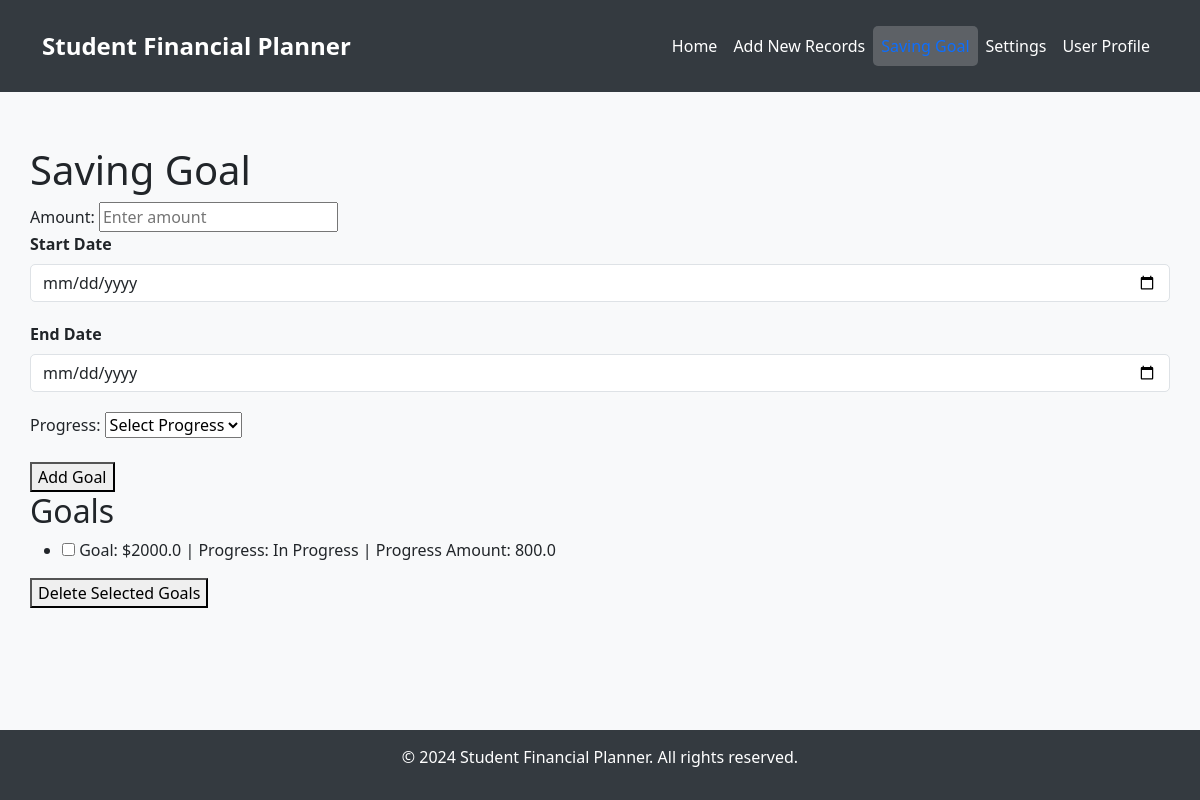
The page /savingGoal (signed in) on the database its author committed.
### database.py (models this page shows, shortened)
class Saving_Goal(db.Model):
    __tablename__ = 'saving_goal'
    saving_goal_id = db.Column(db.Integer, primary_key=True, autoincrement=True)
    user_id = db.Column(db.Integer, db.ForeignKey('user.user_id'), nullable=True)
    amount = db.Column(db.Float)
    start_date = db.Column(db.DateTime)
    end_date = db.Column(db.DateTime)
    progress = db.Column(db.String(100))
    progress_amount = db.Column(db.Float)

### app.py (the view, shortened to what this page needs)
@app.route('/savingGoal', methods=['GET', 'POST'])
def show_saving_goal_page():
    if 'user_id' not in session:
        return render_template('login.html')
    user_id = session.get('user_id')
    goals = Saving_Goal.query.filter_by(user_id=user_id).all()  # Only fetch goals for the logged-in user
    return render_template('savingGoal.html', active_page='savingGoal', goals=goals)

### templates/savingGoal.html (shortened to what this page needs)
{% extends "base.html" %}
{% block content %}
<h1>Saving Goal</h1>
<div class="goal-form">
    <form method="POST" action="/savingGoal">
        <label for="amount">Amount:</label>
        <input type="number" id="amount" name="amount" placeholder="Enter amount" required><br>
        <div class="form-group" style="margin-bottom: 20px;">
            <label class="form-label" for="start-date">Start Date</label>
            <input type="date" id="start-date" name="start-date" class="form-control" lang="en" required>
        </div>
        <div class="form-group" style="margin-bottom: 20px;">
            <label class="form-label" for="end-date">End Date</label>
            <input type="date" id="end-date" name="end-date" class="form-control" lang="en" required>
        </div>
        <label for="progress">Progress:</label>
        <select id="progress" name="progress" required>
        <option value="">Select Progress</option>
        </select><br>
    <input type="number" id="progress-amount" name="progress_amount" style="display:none;" placeholder="Progress amount"><br>
        <button type="submit">Add Goal</button>
    </form>
</div>
<div id="goal-list">
    <h2>Goals</h2>
    <form method="POST" action="/delete_selected_goals" id="delete-goals-form">
        <ul id="goal-list-items">
            {% for goal in goals %}
            <li>
                <input type="checkbox" name="goal_ids" value="{{ goal.saving_goal_id }}">
                Goal: ${{ goal.amount }} | Progress: {{ goal.progress }} | Progress Amount: {{ goal.progress_amount }}
            </li>
            {% else %}
            <li>No goals added yet.</li>
            {% endfor %}
        </ul>
        <button type="submit" id="delete-selected-goals" {% if goals|length == 0 %}disabled{% endif %}>Delete Selected Goals</button>
    </form>
</div>
{% endblock %}

### static/css/styles.css (style rules this page uses)
:root { --primary-color: #0d6efd; --secondary-color: #6c757d; --accent-color: #198754; --background-color: #f8f9fa; --header-bg-color: #343a40; --header-text-color: #ffffff; --footer-bg-color: #343a40; --footer-text-color: #ffffff; --card-bg-color: #ffffff; --card-border-color: #dee2e6; --button-hover-color: #0b5ed7; --button-active-color: #0a58ca; --font-family: 'Segoe UI', Tahoma, Geneva, Verdana, sans-serif; }
body { font-family: var(--font-family); background-color: var(--background-color); margin: 0; padding: 0; }
form .form-label { font-weight: bold; }
.form-control { border-radius: 5px; }

### rows shown on the page
Saving_Goal: amount "2000.0", progress "In Progress", progress_amount "800.0"
